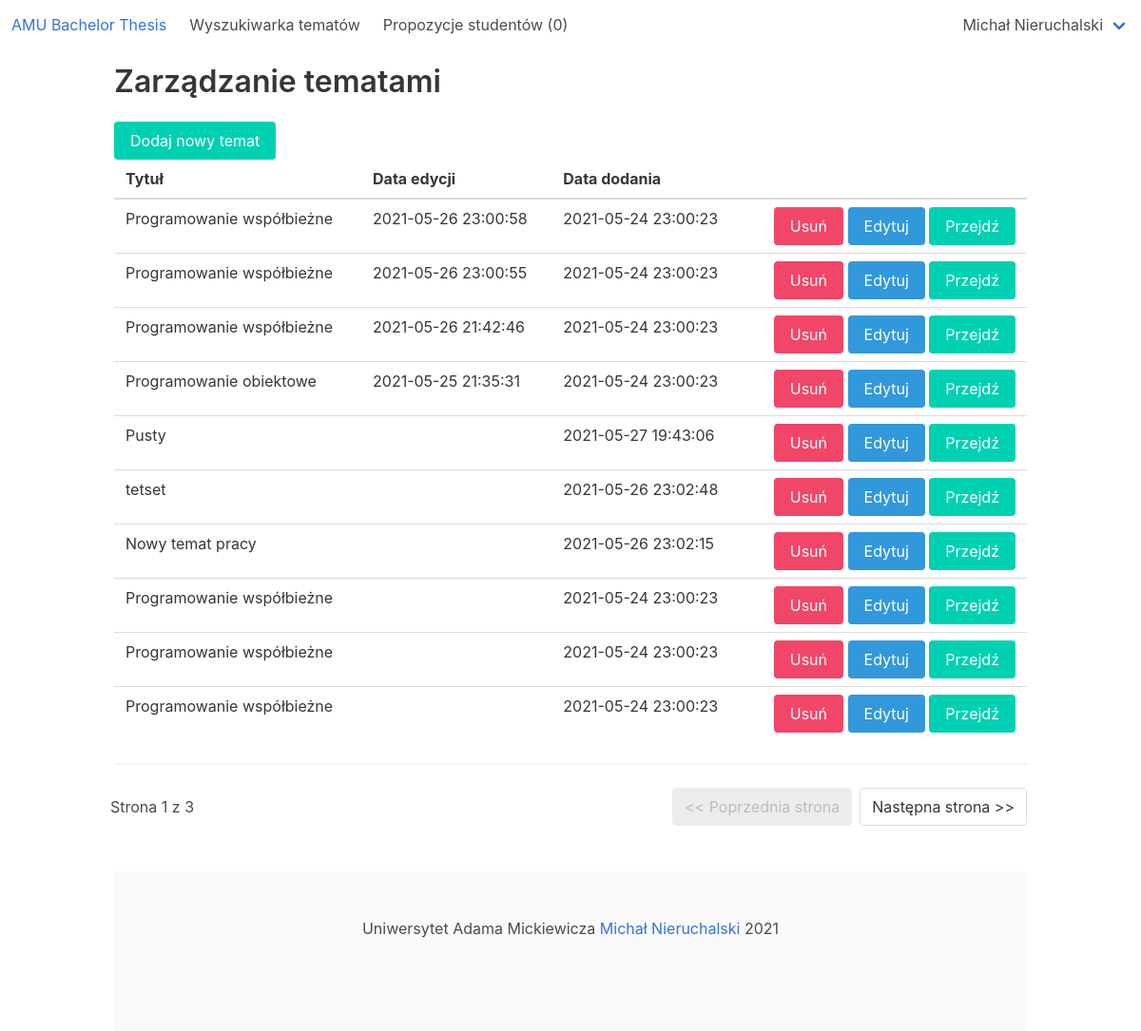
The page /amu_bachelor_thesis/manage_thesis (signed in) on the database as committed earlier.
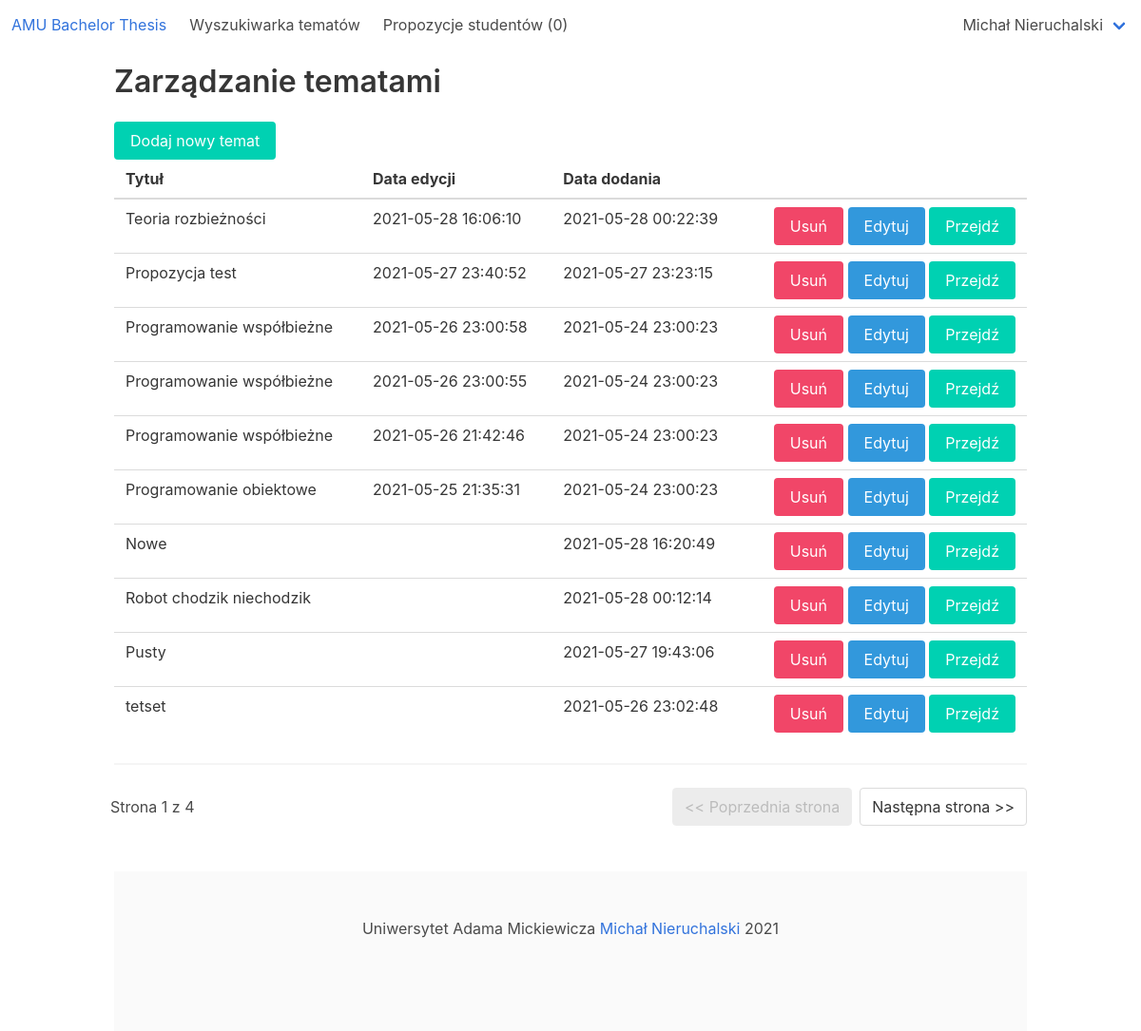
The same page on the database as committed later.
### amu_bachelor_thesis_app/models.py (models this page shows, shortened)
class Thesis(models.Model):
    title = models.CharField(max_length=255, blank=False, null=False)
    description = models.CharField(max_length=4000, blank=True, null=True)
    created_at = models.DateTimeField(null=False)
    edited_at = models.DateTimeField(null=True)
    lecturer = models.ForeignKey(Lecturer, on_delete=models.PROTECT, null=False)
    student = models.OneToOneField(Student, on_delete=models.SET_NULL, null=True)

### amu_bachelor_thesis_app/views/thesis_views.py (the view)
# urls.py: path('manage_thesis', thesis_views.ManageThesis.as_view(), name='manage_thesis'),
@method_decorator(login_required, name='dispatch')
@method_decorator(user_passes_test(lambda user: user.is_lecturer()), name='dispatch')
class ManageThesis(generic.ListView):
    model = Thesis
    paginate_by = 10
    template_name = 'amu_bachelor_thesis_app/thesis/manage_thesis.html'
    def get_queryset(self):
        return Thesis.objects.filter(lecturer_id=self.request.user.id).order_by('-edited_at', '-created_at')

### amu_bachelor_thesis_app/models.py (called while the page is built)
    def __str__(self):
        if self.role == User.STUDENT:
            return str(self.student)
        if self.role == User.LECTURER:
            return str(self.lecturer)
        return self.email

    def is_student(self):
        return self.role == User.STUDENT

    def is_lecturer(self):
        return self.role == User.LECTURER

    @property
    def is_superuser(self):
        return self.role == self.SUPERUSER

    def __str__(self):
        return self.first_name + ' ' + self.last_name

### amu_bachelor_thesis_app/templatetags/helpers.py (called while the page is built)
@register.simple_tag
def get_number_of_notifications(user):
    return user.notification_set.count()

@register.simple_tag
def has_notifications(user):
    return user.notification_set.filter(is_seen=False).count() == 0

### amu_bachelor_thesis_app/templatetags/lecturer.py (called while the page is built)
@register.simple_tag
def count_thesis_propositions(lecturer):
    return ThesisProposition.objects.filter(lecturer=lecturer, is_active=True).count()

### amu_bachelor_thesis_app/templatetags/pagination.py (called while the page is built)
@register.simple_tag(takes_context=True)
def url_replace(context, **kwargs):
    query = context['request'].GET.copy()
    query.pop('page', None)
    query.update(kwargs)
    return query.urlencode()

### amu_bachelor_thesis_app/templates/amu_bachelor_thesis_app/thesis/manage_thesis.html (shortened to what this page needs)
{% extends 'amu_bachelor_thesis_app/base.html' %}
{% block content %}
    <h2 class="title">Zarządzanie tematami</h2>
    <a href="{% url 'amu_bachelor_thesis:create_thesis' %}" class="button is-primary">Dodaj nowy temat</a>
    <table class="table is-fullwidth">
        <thead>
            <tr>
                <th>Tytuł</th>
                <th>Data edycji</th>
                <th>Data dodania</th>
                <th></th>
            </tr>
        </thead>
        <tbody>
            {% for thesis in page_obj %}
                <tr>
                    <td>{{ thesis.title }}</td>
                    <td>{{ thesis.edited_at | date:'Y-m-d H:i:s'}}</td>
                    <td>{{ thesis.created_at | date:'Y-m-d H:i:s'}}</td>
                    <td class="has-text-right">
                        <button
                                class="button is-danger modal__lecturer_remove_thesis"
                                data-thesis-id="{{ thesis.id }}">
                            Usuń
                        </button>
                        <a href="{% url 'amu_bachelor_thesis:edit_thesis' thesis.id %}" class="button is-info">Edytuj</a>
                        <a href="{% url 'amu_bachelor_thesis:thesis' thesis.id %}" class="button is-primary">Przejdź</a>
                    </td>
                </tr>
            {% endfor %}
        </tbody>
    </table>
    {% include 'amu_bachelor_thesis_app/shell/pagination.html' %}
{% endblock %}

Rows that differ between the two databases and show on the page:
no longer on this page (row unchanged): Thesis: title "Nowy temat pracy", created_at "2021-05-26 23:02:15"
no longer on this page (row unchanged): Thesis: title "Programowanie współbieżne", created_at "2021-05-24 23:00:23"
no longer on this page (row unchanged): Thesis: title "Programowanie współbieżne", created_at "2021-05-24 23:00:23"
no longer on this page (row unchanged): Thesis: title "Programowanie współbieżne", created_at "2021-05-24 23:00:23"
added Thesis: title "Teoria rozbieżności", edited_at "2021-05-28 16:06:10", created_at "2021-05-28 00:22:39"
added Thesis: title "Propozycja test", edited_at "2021-05-27 23:40:52", created_at "2021-05-27 23:23:15"
added Thesis: title "Nowe", created_at "2021-05-28 16:20:49"
added Thesis: title "Robot chodzik niechodzik", created_at "2021-05-28 00:12:14"
Other text that changed with them:
{{ page_obj.paginator.num_pages }}: "3" → "4"
